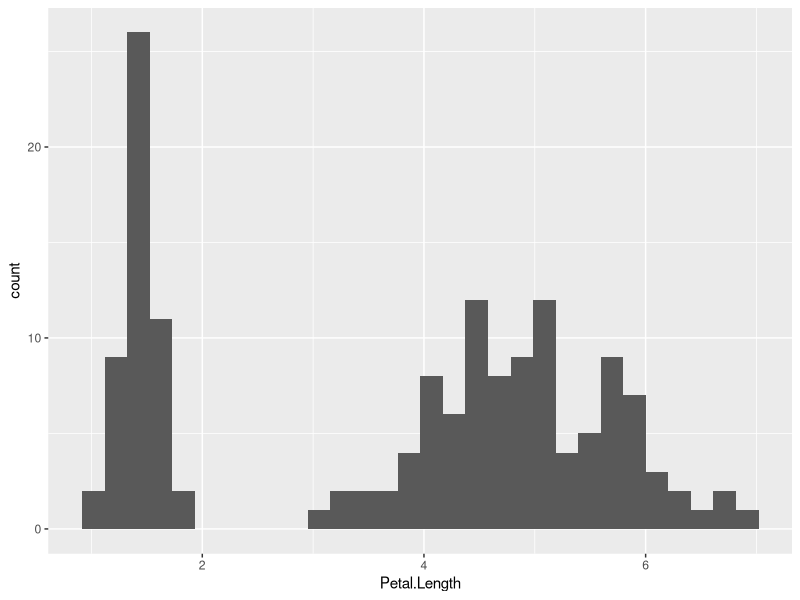
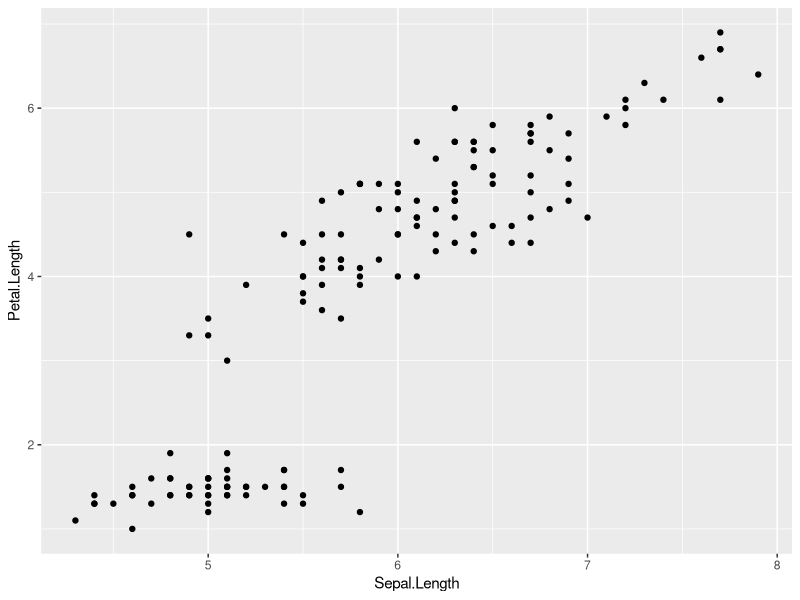
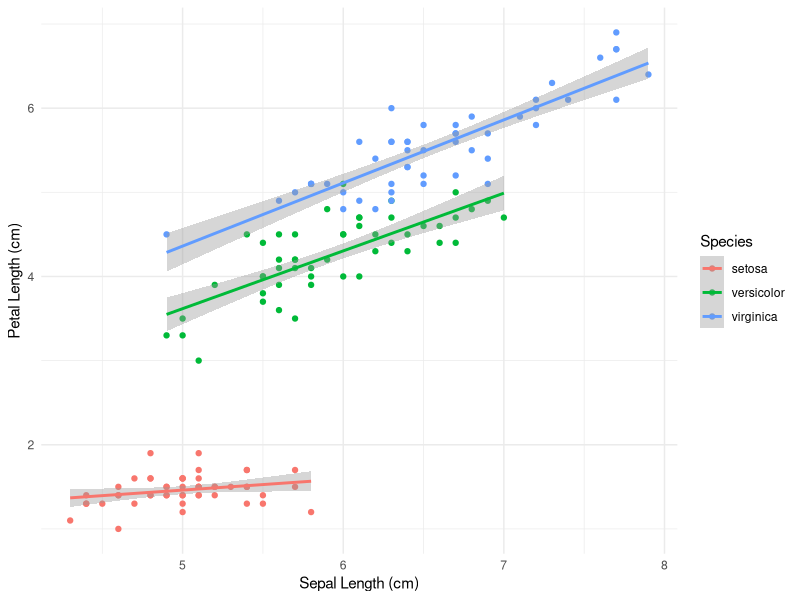
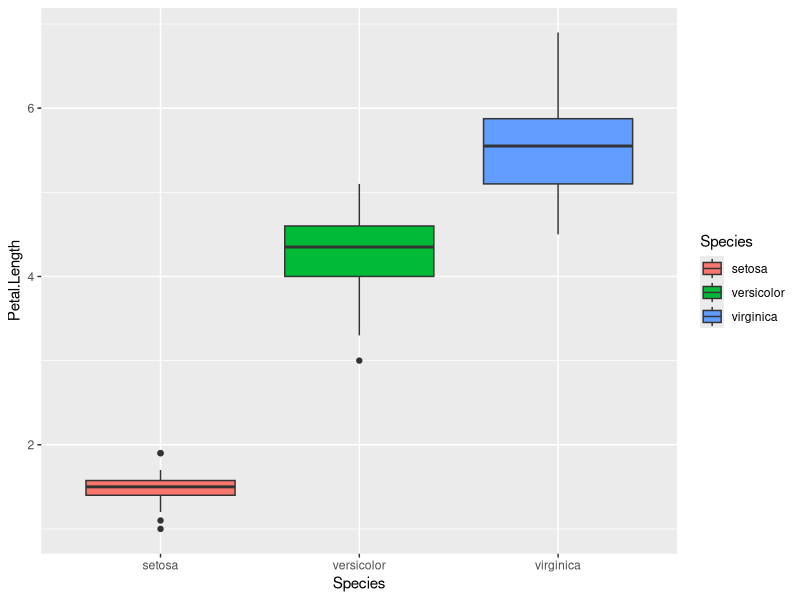
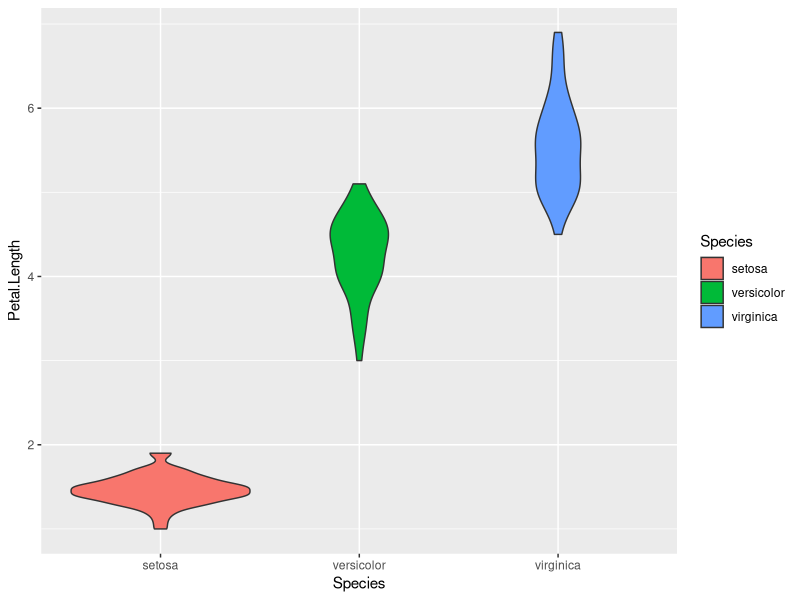
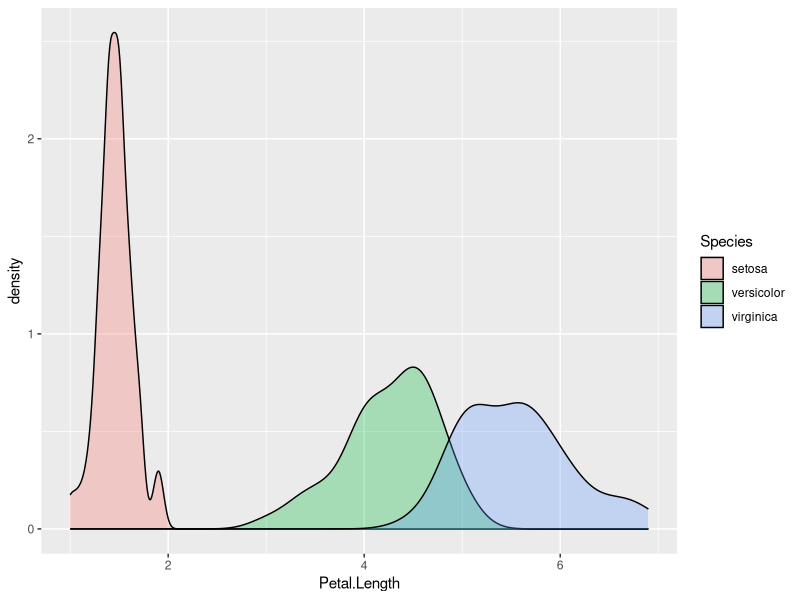

Write the R code that produced these figures, in order.
## ---- chunk 1
my_var <- 8
## ---- chunk 2
my_var2 <- 10
## ---- chunk 3
my_vect <- c(my_var, my_var2)
## ---- chunk 4
v1 <- c(10, 2, 8, 7, 11, 15)

pets <- c("cat", "dog", "rabbit", "pig")
## ---- chunk 5
v2 <- 1:10
v3 <- seq(from = 1, to = 10)
## ---- chunk 6
v4 <- seq(from = 1, to = 100, by = 5)
v4

seq(1, 100, 5)
?seq

seq(from = 100, to = 1)
## ---- chunk 7
seq(from = 10, to = 100, length.out = 10)
## ---- chunk 8
pets
pets <- c(pets, "snake")
pets

pets[1]
pets[3]


# getting number of elements in a sequence
pets[3:4]


# getting number of elements, not in a sequenc
pets[c(1,4)]
pets
## ---- chunk 9
mixed_vect <- c(1, 7, "cat")
mixed_vect

as.numeric(mixed_vect[1]) + 5
## ---- chunk 10
my_mat <- matrix(data = runif(50), nrow = 10, byrow = TRUE)
my_mat
## ---- chunk 11
matrix(data = 1:9, nrow = 3, byrow = TRUE)
## ---- chunk 12
matrix(data = 1:9, nrow = 3, byrow = FALSE)
matrix(data = 1:9, nrow = 3)
## ---- chunk 13
my_mat <- matrix(data = 1:9, nrow = 3, byrow = TRUE)
my_mat
## ---- chunk 14
my_mat[1]
my_mat[3]
my_mat[6]

# always goes by row, column
my_mat[1,1]
my_mat[3,2]
## ---- chunk 15
my_mat[1:2, 3]
## ---- chunk 16
my_mat[c(1,3), 3]
## ---- chunk 17
my_mat[c(1,3), c(1,3)]
## ---- chunk 18
my_mat[1:2, ]
## ---- chunk 19
set.seed(1)
mat1 <- matrix(data = runif(50), nrow = 10, byrow = TRUE)
mat1
## ---- chunk 20
mean(mat1)
## ---- chunk 21
sd(mat1)
## ---- chunk 22
rowMeans(mat1)
## ---- chunk 23
colMeans(mat1)
## ---- chunk 24
?apply
apply(X = mat1, MARGIN = 2, FUN = mean)
apply(X = mat1, MARGIN = 2, FUN = sd)
apply(X = mat1, MARGIN = 2, FUN = min)
apply(X = mat1, MARGIN = 2, FUN = max)

apply(X = mat1, MARGIN = 1, FUN = sd)
apply(X = mat1, MARGIN = 1, FUN = min)
mat1
## ---- chunk 25
data(iris)
head(iris)
## ---- chunk 26
tail(iris)
## ---- chunk 27
summary(iris)
## ---- chunk 28
iris_new <- iris

iris_new$species_char <- as.character(iris_new$Species)


summary(iris_new)
## ---- chunk 29
iris[5, 3]
## ---- chunk 30
iris[ , 3]
## ---- chunk 31
iris[1:50, 3]
## ---- chunk 32
iris$Petal.Length

iris$Petal.Length[5]

## ---- chunk 33
head( iris[c("Species", "Sepal.Width", "Petal.Length")] )
## ---- chunk 34
library(ggplot2)
## ---- chunk 35
ggplot(data = iris, aes(x = Petal.Length)) +
  geom_histogram()
## ---- chunk 36
ggplot(data = iris, aes(x = Sepal.Length, y = Petal.Length)) +
  geom_point()
## ---- chunk 37
ggplot(data = iris, aes(x = Sepal.Length, y = Petal.Length,
                        colour = Species)) +
  geom_point() +
  geom_smooth(method = "lm") + 
  xlab("Sepal Length (cm)") +
  ylab("Petal Length (cm)") +
  theme_minimal()
## ---- chunk 38
ggplot(data = iris, aes(x = Species, y = Petal.Length,
                        fill = Species)) +
  geom_boxplot()

ggplot(data = iris, aes(x = Species, y = Petal.Length,
                        fill = Species)) +
  geom_violin()

## ---- chunk 39
ggplot(data = iris, aes(x = Petal.Length, fill = Species)) +
  #geom_histogram(position = "dodge")
  geom_density(alpha = 0.3)
